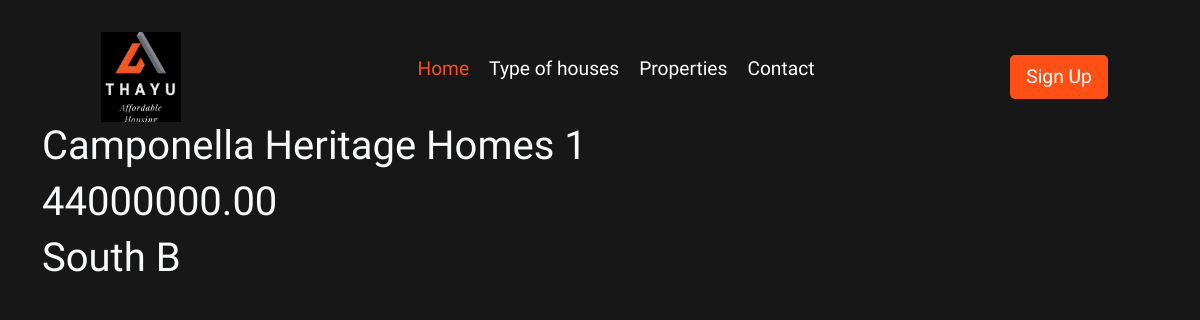
The app's page /houses/details/7 with its own data.
### staff/models.py (models this page shows, shortened)
class House(models.Model):
    AVAILABLE = 1
    UNAVAILABLE =2
    STATUS_CHOICES = (
        (AVAILABLE, "Available"),
        (UNAVAILABLE, "Unavailable")
    )
    name=models.CharField(max_length=100)
    price=models.DecimalField(decimal_places=2, max_digits=15)
    location=models.ForeignKey(Location, on_delete=models.PROTECT)
    image = models.ImageField(upload_to='houses')
    house_type = models.ForeignKey(HouseType, on_delete=models.PROTECT)
    number_of_rooms=models.IntegerField()
    status=models.IntegerField(choices=STATUS_CHOICES)

class Location(models.Model):
    COUNTY_CHOICES =(
        (1, "Mombasa"),
        (2, "Kwale"),
        (3, "Kilifi"),
        (4, "Tana River"),
        (11, "Isiolo"),
        (12, "Meru"),
        (14, "Embu"),
        (16, "Machakos"),
        (19, "Nyeri"),
        (20, "Kirinyaga"),
        (22, "Kiambu"),
        (32, "Nakuru"),
        (36, "Bomet"),
        (37, "Kakamega"),
        (42, "Kisumu"),
        (47, "Nairobi")
    )
    county=models.IntegerField(choices=COUNTY_CHOICES)
    name=models.CharField(max_length=100)

### customer/views.py (the view)
# urls.py: path('houses/details/<property_id>', property_details, name="property-details"),
def property_details(request, property_id):
    property = House.objects.get(id=property_id)
    context = {
        "property": property
    }
    return render(request, "customer/property_details.html", context)

### templates/customer/property_details.html (shortened to what this page needs)
{% extends 'layouts/customer_base.html' %}
{% load static %}
{% block content %}
    <div class="container text-light">
        <h1>{{ property.name }}</h1>
        <h1>{{ property.price }}</h1>
        <h1>{{ property.location.name }}</h1>
    </div>
{% endblock %}

### customer/static/css/style.css (style rules this page uses)
:root { --primary-color: rgb(23, 23, 23); --secondary-color: #FE4F14; --secondary-color-brighter:#E26137; --primary-variant: #EBEBEB; --secondary-variant: rgb(0, 20, 44); --secondary-variant-brighter: rgb(11, 35, 65); --default-font: 'Ubuntu', sans-serif; --variant-font: 'PT Sans', sans-serif; --heading-weight: 900; --title-weight:700; --smaller-title-weight:500; }
* { margin:0; padding:0; box-sizing: border-box; font-family: var(--default-font); border-style: none; }
body { background-color: var(--primary-color) !important; color: var(--primary-variant) !important; min-height: 100vh; }

### records on screen
House: name "Camponella Heritage Homes 1", price "44000000.00", location.name "South B"
